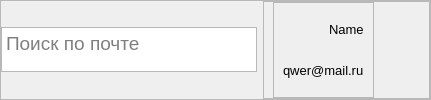
           <widget class="QFrame" name="frame">
            <property name="sizePolicy">
             <sizepolicy hsizetype="Expanding" vsizetype="Fixed">
              <horstretch>0</horstretch>
              <verstretch>0</verstretch>
             </sizepolicy>
            </property>
            <property name="frameShape">
             <enum>QFrame::StyledPanel</enum>
            </property>
            <property name="frameShadow">
             <enum>QFrame::Raised</enum>
            </property>
            <layout class="QHBoxLayout" name="horizontalLayout">
             <property name="leftMargin">
              <number>0</number>
             </property>
             <property name="topMargin">
              <number>0</number>
             </property>
             <property name="rightMargin">
              <number>0</number>
             </property>
             <property name="bottomMargin">
              <number>0</number>
             </property>
             <item>
              <widget class="QTextEdit" name="search_input">
               <property name="sizePolicy">
                <sizepolicy hsizetype="Expanding" vsizetype="Fixed">
                 <horstretch>0</horstretch>
                 <verstretch>0</verstretch>
                </sizepolicy>
               </property>
               <property name="maximumSize">
                <size>
                 <width>16777215</width>
                 <height>45</height>
                </size>
               </property>
               <property name="font">
                <font>
                 <pointsize>14</pointsize>
                </font>
               </property>
               <property name="verticalScrollBarPolicy">
                <enum>Qt::ScrollBarAlwaysOff</enum>
               </property>
               <property name="horizontalScrollBarPolicy">
                <enum>Qt::ScrollBarAsNeeded</enum>
               </property>
               <property name="lineWrapMode">
                <enum>QTextEdit::NoWrap</enum>
               </property>
               <property name="placeholderText">
                <string>Поиск по почте</string>
               </property>
              </widget>
             </item>
             <item>
              <widget class="QFrame" name="frame_8">
               <property name="frameShape">
                <enum>QFrame::StyledPanel</enum>
               </property>
               <property name="frameShadow">
                <enum>QFrame::Raised</enum>
               </property>
               <layout class="QHBoxLayout" name="horizontalLayout_8">
                <property name="topMargin">
                 <number>0</number>
                </property>
                <property name="bottomMargin">
                 <number>0</number>
                </property>
                <item>
                 <widget class="QFrame" name="frame_9">
                  <property name="frameShape">
                   <enum>QFrame::StyledPanel</enum>
                  </property>
                  <property name="frameShadow">
                   <enum>QFrame::Raised</enum>
                  </property>
                  <layout class="QVBoxLayout" name="verticalLayout_4">
                   <item alignment="Qt::AlignRight">
                    <widget class="QLabel" name="label_7">
                     <property name="font">
                      <font>
                       <pointsize>10</pointsize>
                      </font>
                     </property>
                     <property name="text">
                      <string>Name</string>
                     </property>
                    </widget>
                   </item>
                   <item alignment="Qt::AlignRight">
                    <widget class="QLabel" name="label_6">
                     <property name="font">
                      <font>
                       <pointsize>10</pointsize>
                      </font>
                     </property>
                     <property name="text">
                      <string>qwer@mail.ru</string>
                     </property>
                    </widget>
                   </item>
                  </layout>
                 </widget>
                </item>
                <item>
                 <widget class="QLabel" name="label_13">
                  <property name="sizePolicy">
                   <sizepolicy hsizetype="Fixed" vsizetype="Fixed">
                    <horstretch>0</horstretch>
                    <verstretch>0</verstretch>
                   </sizepolicy>
                  </property>
                  <property name="minimumSize">
                   <size>
                    <width>40</width>
                    <height>40</height>
                   </size>
                  </property>
                  <property name="maximumSize">
                   <size>
                    <width>40</width>
                    <height>40</height>
                   </size>
                  </property>
                  <property name="text">
                   <string/>
                  </property>
                  <property name="scaledContents">
                   <bool>true</bool>
                  </property>
                 </widget>
                </item>
               </layout>
              </widget>
             </item>
            </layout>
           </widget>
